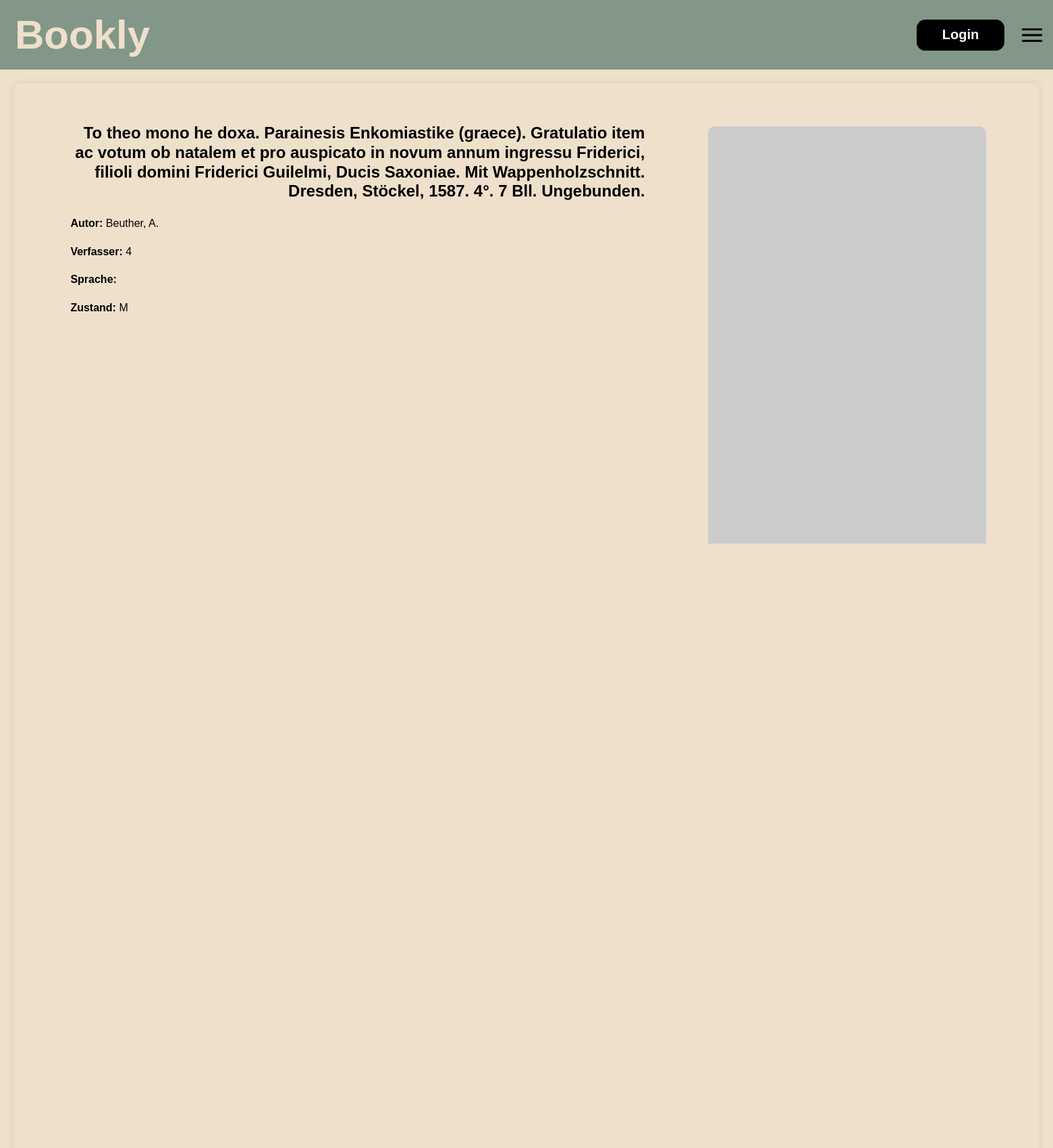
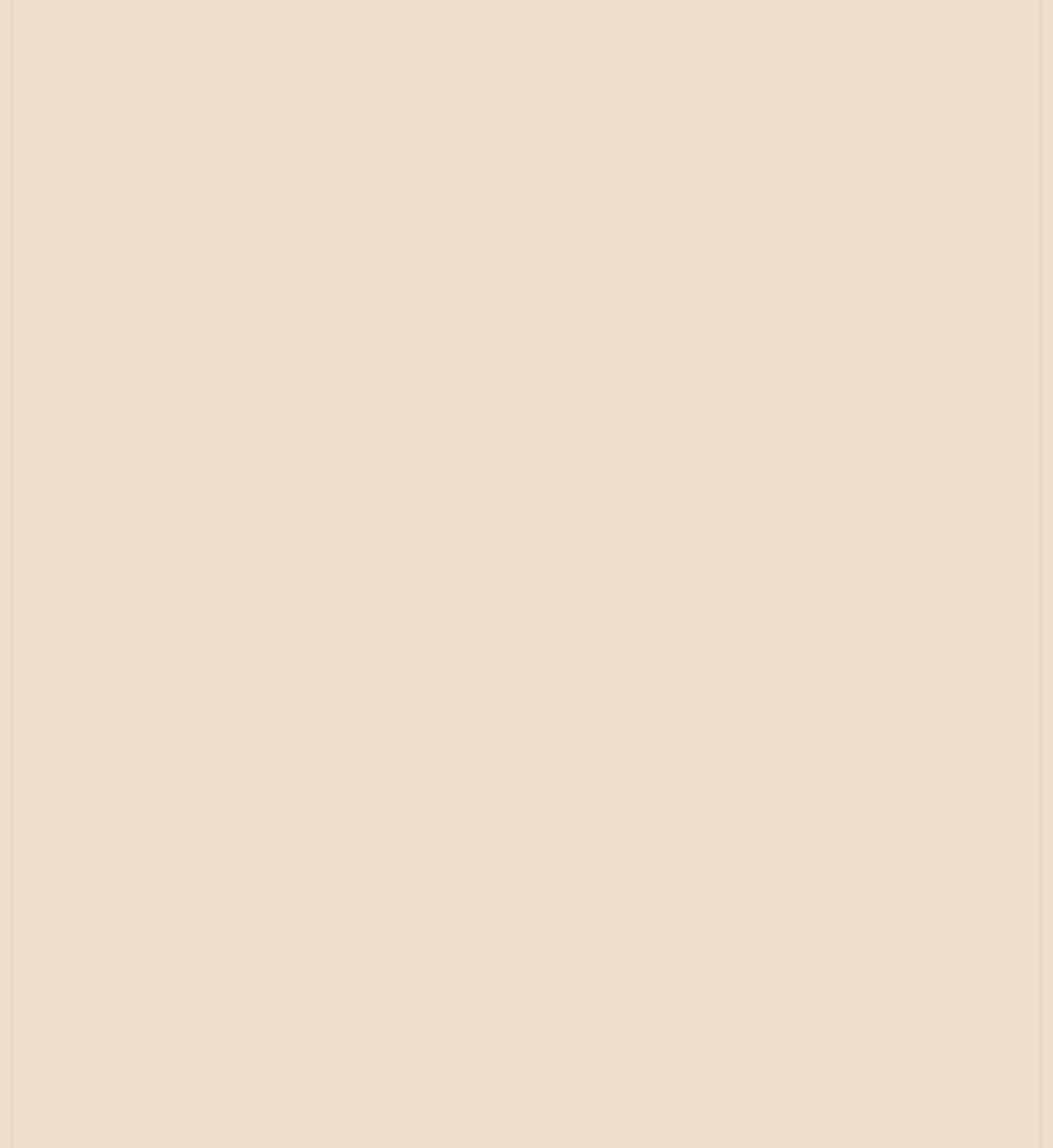
The app's page /Description.php?id=4 (upper part) with its own data (2 pictures, top to bottom).
### tables this page shows
CREATE TABLE `buecher` (
  `id` int(10) UNSIGNED NOT NULL,
  `katalog` int(11) NOT NULL,
  `nummer` int(11) NOT NULL,
  `kurztitle` text NOT NULL,
  `kategorie` int(11) NOT NULL,
  `verkauft` tinyint(1) NOT NULL,
  `kaufer` int(11) NOT NULL,
  `autor` text NOT NULL,
  `title` text NOT NULL,
  `sprache` varchar(250) NOT NULL,
  `foto` varchar(250) NOT NULL,
  `verfasser` int(11) NOT NULL,
  `zustand` char(1) NOT NULL
);

### Description.php (the view, shortened to what this page needs)
<!DOCTYPE html>
<html lang="en">
<head>
    <link rel="stylesheet" href="style/styles.css?v=2">
</head>
<body>
<header>
  <button onclick="location.href='index.php'" style="background:none; border:none; font-size: 30px;">
    <div class="logo">
      <h1>Bookly</h1>
    </div>
  </button>
  <nav>
    <button class="btn" onclick="location.href='login.php'">Login</button>
    <hamburger-icon>
      <span></span>
      <span></span>
      <span></span>
    </hamburger-icon>
  </nav>
</header>
<div class="wrapper">
  <div class="box">
<?php
$conn = mysqli_connect("localhost", "root", "", "books");
if (isset($_GET['id'])) {
    $book_id = mysqli_real_escape_string($conn, $_GET['id']);
    $sql_book_details = "SELECT *
                         FROM buecher
                         WHERE id = '$book_id'";
    $result_book_details = $conn->query($sql_book_details);
    if ($result_book_details) {
        if (mysqli_num_rows($result_book_details) > 0) {
            $book_details = $result_book_details->fetch_assoc();
            $random_cover = "https://picsum.photos/300/450?random=" . $book_details['id'];
            echo '<div class="book-details">';
            echo '<div class="book-details-text-container">';
            echo '<h2 class="book-title">' . $book_details['title'] . '</h2>';
            echo '<p><strong>Autor:</strong> ' . $book_details['autor'] . '</p>';
            echo '<p><strong>Verfasser:</strong> ' . $book_details['verfasser'] . '</p>';
            echo '<p><strong>Sprache:</strong> ' . $book_details['sprache'] . '</p>';
            echo '<p><strong>Zustand:</strong> ' . $book_details['zustand'] . '</p>';
            echo '</div>';
            echo '<div class="book-details-image" style="background-image: url(' . $random_cover . ')"></div>';
            echo '</div>';
        } else {
            echo "Das Buch konnte nicht gefunden werden.";
        }
    } else {
        echo "Fehler beim Ausführen der Abfrage: " . mysqli_error($conn);
    }
}
?>
    </div>
</div>
</body>
</html>

### style/styles.css (style rules this page uses)
:root { --background: #EEE0CB; --primary: #839788; --secondary: #000000; --tertiary: #BAA898; --accent: #BFD7EA; }
body { background-color: var(--background); font-family: Arial, sans-serif; color: var(--secondary); margin: 0; }
header { background-color: var(--primary); padding: 1rem; display: flex; justify-content: space-between; align-items: center; }
header h1 { margin: 0; color: #EEE0CB; }
header nav { display: flex; align-items: center; gap: 1rem; }
hamburger-icon { display: inline-block; width: 30px; height: 20px; position: relative; cursor: pointer; }
hamburger-icon span { display: block; width: 100%; height: 3px; background-color: var(--secondary); position: absolute; left: 0; }
hamburger-icon span:nth-child(1) { top: 0; }
hamburger-icon span:nth-child(2) { top: 50%; transform: translateY(-50%); }
hamburger-icon span:nth-child(3) { bottom: 0; }
nav { display: flex; align-items: center; gap: 1rem; position: relative; }
.btn { width: 6.5em; height: 2.3em; margin: 0.5em; background: black; color: white; border: none; border-radius: 0.625em; font-size: 20px; font-weight: bold; cursor: pointer; position: relative; z-index: 1; overflow: hidden; }
button:not(.search-bar button):after { content: ""; background: white; position: absolute; z-index: -1; left: -20%; right: -20%; top: 0; bottom: 0; transform: skewX(-45deg) scale(0, 1); transition: all 0.5s; }
h2.book-title { font-size: 1.5rem; font-weight: bold; line-height: 1.2; text-align: right; }
.box { background-color: var(--background); box-shadow: 0px 0px 10px rgba(0, 0, 0, 0.1); padding: 20px; margin: 20px; border-radius: 10px; }
.wrapper { max-width: 100%; margin: 0 auto; }
.book-details { display: flex; min-height: 490vh; }
.book-details-text-container { width: 60%; height: auto; margin-right: 5%; padding: 20px; background-color: var(--background); border-radius: 10px; font-size: 16px; line-height: 1.6; margin-left: 3%; }
.book-details-text-container p { margin-bottom: 10px; margin-left: 0%; }
.book-details-image { width: 29%; height: auto; margin-left: 0%; margin-top: 3%; margin-right: 4%; border-top-right-radius: 10px; border-top-left-radius: 10px; border-bottom-right-radius: 10px; border-bottom-left-radius: 10px; border-radius: 10px; background-size: contain; background-repeat: no-repeat; }

### records on screen
buecher: title "To theo mono he doxa. Parainesis Enkomiastike (graece). Gratulatio item ac votum ob natalem et pro auspicato in novum annum ingressu Friderici, filioli domini Friderici Guilelmi, Ducis Saxoniae. Mit Wappenholzschnitt. Dresden, Stöckel, 1587. 4°. 7 Bll. Ungebunden.", autor "Beuther, A.", verfasser "4", zustand "M"
